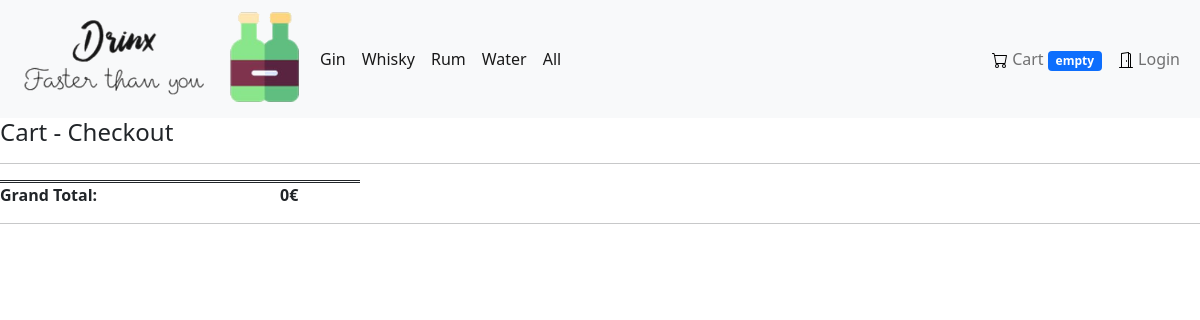
The page /cart on the database its author committed.
### drinx/models.py (models this page shows, shortened)
class Category(models.Model):
    name = models.CharField(blank=False, max_length=20)
    description = models.TextField(blank=False)
    display_order = models.PositiveSmallIntegerField(default=False)
    is_active = models.BooleanField(default=False)

### drinx/views.py (the view)
# urls.py: path("cart", views.cart, name="cart"),
def cart(request):
    categories =  Category.objects.all().filter(is_active=True).order_by('display_order')
    if "cart" not in request.session:
        cartItems = []
    else:
        cartItems = list(request.session["cart"])
    articlesInCartObj = Article.objects.filter(pk__in=cartItems)
    articlesInCart = {
        article.id: {
            "name": article.name,
            "price": float(article.price),
            "image": article.image,
            "cartQty": int(request.session["cart"][str(article.id)]),
            "totalPrice": float(article.price) * int(request.session["cart"][str(article.id)])
        }
        for article in articlesInCartObj
    }
    grandTotal = sum(articlesInCart[article]["price"]* articlesInCart[article]["cartQty"]\
                    for article in articlesInCart)
    return render(request, "drinx/cart.html", {
        "categories": categories,
        "cartQty": cartQty(request),
        "articlesInCart": articlesInCart,
        "grandTotal": grandTotal
    })

### drinx/views.py (called while the page is built, shortened)
def cartQty(request):
    cartQty = 0
    if "cart" not in request.session:
        return "empty"

### drinx/templates/drinx/cart.html (shortened to what this page needs)
{% extends "drinx/layout.html" %}
{% load static %}
{% block body %}
<div>
    <h4>Cart - Checkout</h4>
    <hr>
    <div class="grid-cart-container">
        <div class="grid-cart-total" style="border-top: double;">
            <strong>Grand Total:</strong>
        </div>
        <div style="border-top: double;">
            <strong id="grandTotal">{{ grandTotal }}</strong><strong>€</strong>
        </div>
    </div>
    <hr>
</div>
{% endblock %}

### drinx/templates/drinx/layout.html (shortened to what this page needs)
{% load static %}
<!DOCTYPE html>
<html lang="en">
    <head>
        <link href="https://cdn.jsdelivr.net/npm/bootstrap@5.0.0-beta3/dist/css/bootstrap.min.css" rel="stylesheet">
        <link href="{% static 'drinx/styles.css' %}" rel="stylesheet">
    </head>
    <body>
      {% block navigation %}
        <nav class="navbar navbar sticky-top navbar-expand-lg navbar-light bg-light">
          <div class="container-fluid">
              <img onclick="gotoIndex()" src="{% static 'drinx/images/Logo.png' %}" style="height:auto;width:300px;max-width:50%;" class="d-inline-block align-text-top title-image">
              <div class="collapse navbar-collapse" id="navbarTogglerDemo02">
                <ul class="navbar-nav me-auto mb-2 mb-lg-0">
                  {% for category in categories %}
                    <li class="nav-item">
                      <a class="nav-link active" aria-current="page" href="{% url 'articles' category.id %}">{{ category.name }}</a>
                    </li>
                  {% endfor %}
                  <li class="nav-item">
                    <a class="nav-link active" aria-current="page" href="{% url 'articles' 0 %}">All</a>
                  </li>
                </ul>
                <ul class="navbar-nav  mb-2 mb-lg-0">
                  <li class="nav-item d-flex">
                    <a class="nav-link" aria-current="page" href="{% url 'cart' %}">
                      <img src="{% static 'drinx/images/cart.svg' %}">
                      Cart
                      <span class="badge bg-primary" id="cartCounter">{{ cartQty }}</span>
                    </a>
                  </li>
                  <li class="nav-item d-flex">
                    {% if user.is_authenticated %}
                      <a class="nav-link" aria-current="page" href="{% url 'logout' %}">
                        <img src="{% static 'drinx/images/door-open.svg' %}">
                        Logout
                      </a>
                    {% else %}
                        <a class="nav-link" aria-current="page" href="{% url 'login' %}">
                          <img src="{% static 'drinx/images/door-open.svg' %}">
                          Login
                        </a>
                    {% endif %}
                  </li>
                </ul>
              </div>
          </div>
        </nav>
      {% endblock %}
      {% block body %}
      {% endblock %}
    </body>
</html>

### drinx/static/drinx/styles.css (style rules this page uses)
.grid-cart-container { display: grid; grid-template-columns: 30px 100px 150px 80px; padding: 0; grid-row-gap: 20px; }
.grid-cart-total { grid-column: 1 / 4; }

### rows shown on the page
Category: name "Gin"
Category: name "Whisky"
Category: name "Rum"
Category: name "Water"

### other values the page prints
{{ cartQty }} "empty"
{{ grandTotal }} "0"
